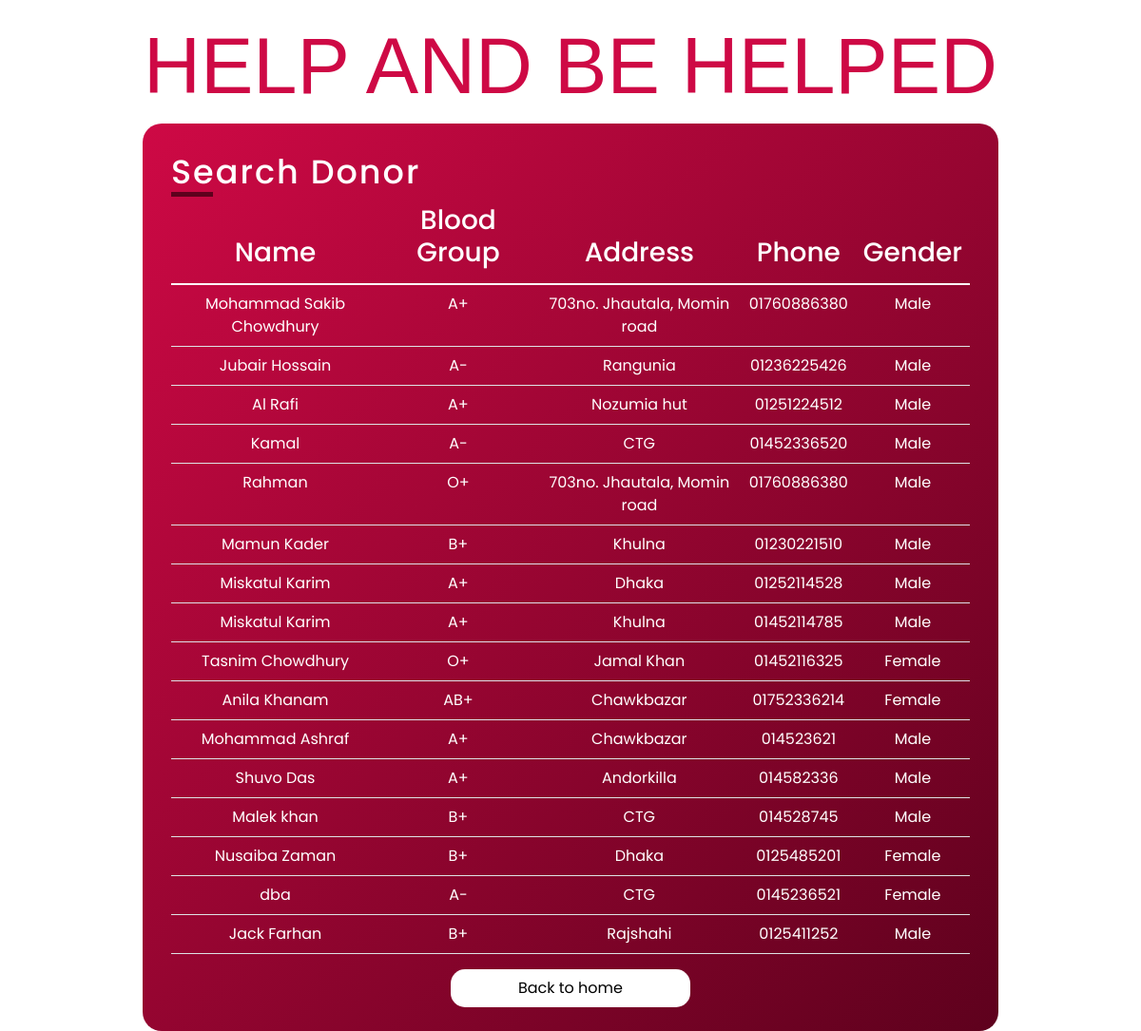
Page /donar_search.php on the earlier database version.
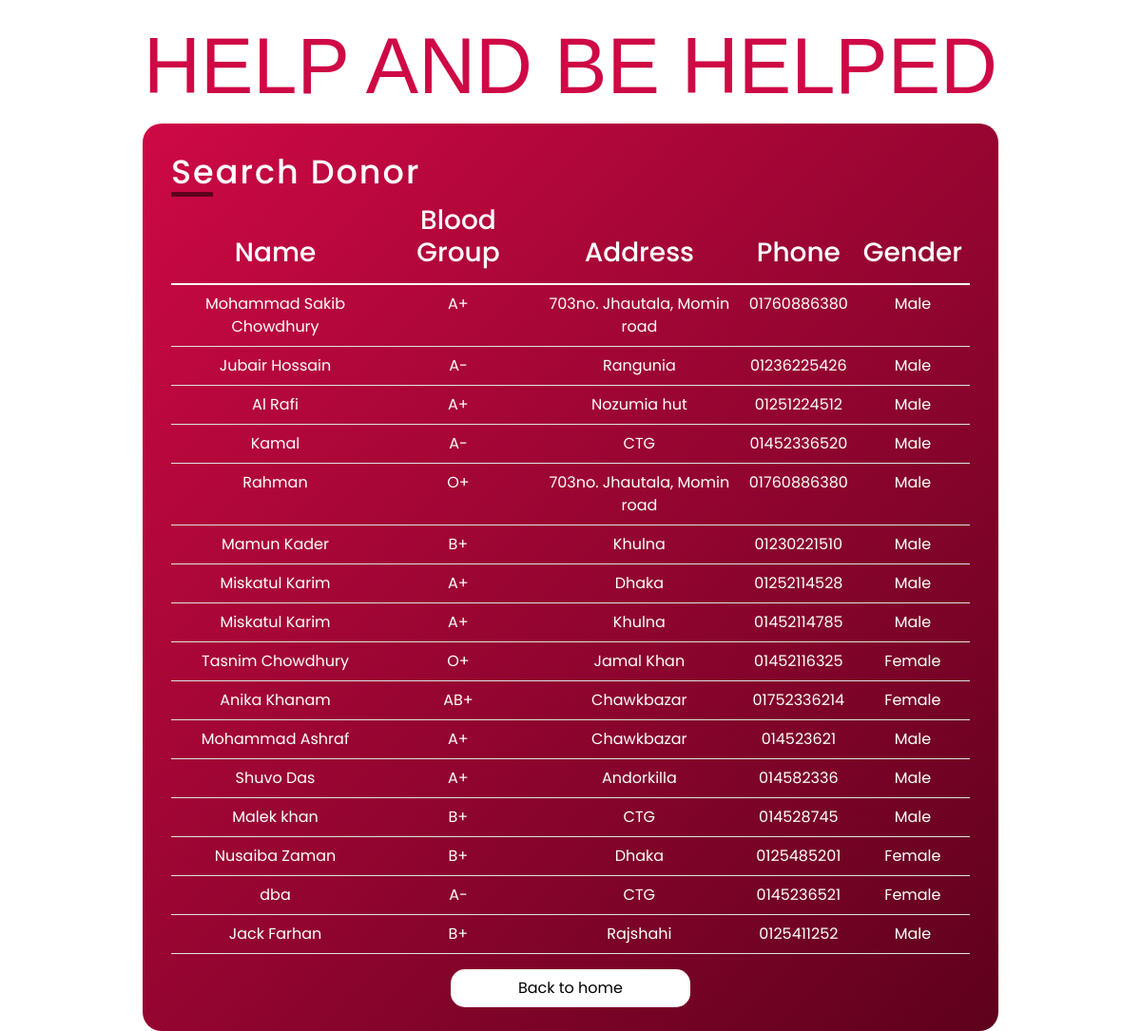
Same page on the later database version.
### tables this page shows
CREATE TABLE `register` (
  `id` int(30) NOT NULL,
  `username` varchar(30) NOT NULL,
  `full_name` varchar(30) NOT NULL,
  `email` varchar(30) NOT NULL,
  `phone` varchar(30) NOT NULL,
  `password` varchar(30) NOT NULL,
  `confirm_password` varchar(30) NOT NULL,
  `gender` varchar(30) NOT NULL,
  `bloodgroup` varchar(30) NOT NULL,
  `address` varchar(30) NOT NULL
);

### donar_search.php (the view, shortened to what this page needs)
<!DOCTYPE html>
<html lang="en">
<head>
    <link href="https://cdn.jsdelivr.net/npm/bootstrap@5.1.3/dist/css/bootstrap.min.css" rel="stylesheet">
    <link rel="stylesheet" type="text/css" href="css/donar_search.css">
</head>
<body>
    <div class="titletag">
        <h1>HELP AND BE HELPED</h1>
    </div>
    <div class="container">
        <div class="title">Search Donor</div>
        <form action="donar_search.php" method="post" class="form">
            <table class="table">
                <thead>
                    <tr>
                        <th scope="col">
                            <h3>Name</h3>
                        </th>
                        <th scope="col">
                            <h3>Blood Group</h3>
                        </th>
                        <th scope="col">
                            <h3>Address</h3>
                        </th>
                        <th scope="col">
                            <h3>Phone</h3>
                        </th>
                        <th scope="col">
                            <h3>Gender</h3>
                        </th>
                    </tr>
                </thead>
                <tbody>
                    <?php
                    $connection = mysqli_connect("localhost", "root", "", "blood_donation");
                    $sql = "SELECT * from register";
                    $result = $connection->query($sql);
                    if ($result->num_rows > 0) {
                        while ($row = $result->fetch_assoc()) {
                            echo "<tr><td>" . $row['full_name'] . "</td><td>" . $row['bloodgroup'] . "</td><td>". $row['address']. "</td><td>". $row['phone'] . "</td><td>" . $row['gender'] ."</td></tr>" ;
                        }
                        echo "</table>";
                    } else {
                        echo "No records found";
                    }
                    ?>
            <div class="input-group">
                <button class="back" name="back">Back to home</button>
            </div>
        </form>
    </div>
</body>
</html>

Differences in the rows shown:
changed register "AB+": full_name "Anila Khanam" → "Anika Khanam"
